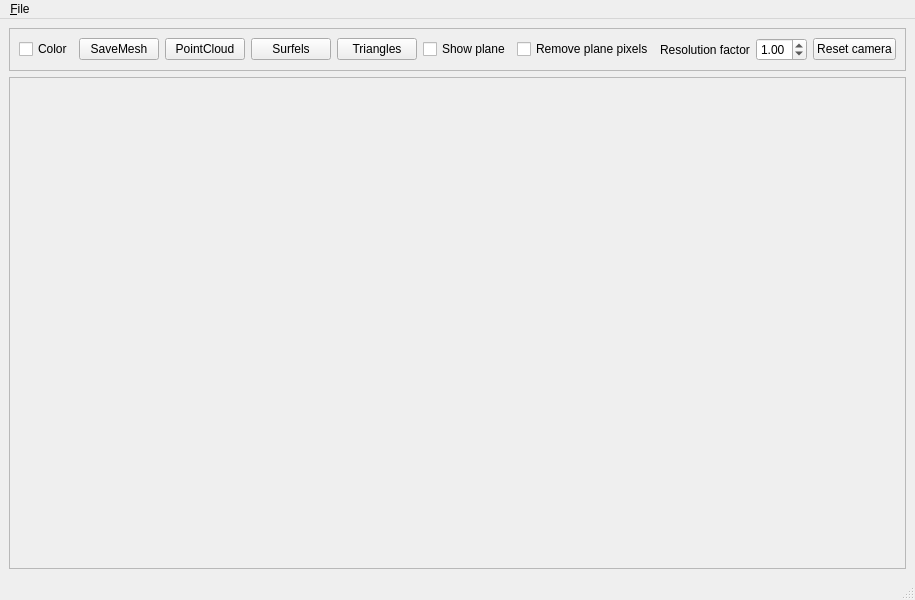
<?xml version="1.0" encoding="UTF-8"?>
<ui version="4.0">
 <class>View3DWindow</class>
 <widget class="QMainWindow" name="View3DWindow">
  <property name="geometry">
   <rect>
    <x>0</x>
    <y>0</y>
    <width>913</width>
    <height>600</height>
   </rect>
  </property>
  <property name="windowTitle">
   <string>3D View</string>
  </property>
  <widget class="QWidget" name="centralwidget">
   <layout class="QVBoxLayout" name="verticalLayout">
    <item>
     <widget class="QFrame" name="frame">
      <property name="sizePolicy">
       <sizepolicy hsizetype="Preferred" vsizetype="Fixed">
        <horstretch>0</horstretch>
        <verstretch>0</verstretch>
       </sizepolicy>
      </property>
      <property name="frameShape">
       <enum>QFrame::StyledPanel</enum>
      </property>
      <property name="frameShadow">
       <enum>QFrame::Raised</enum>
      </property>
      <layout class="QHBoxLayout" name="horizontalLayout">
       <item>
        <widget class="QCheckBox" name="colorMappingCheckBox">
         <property name="text">
          <string>Color</string>
         </property>
        </widget>
       </item>
       <item>
        <widget class="QPushButton" name="saveMeshPushButton">
         <property name="text">
          <string>SaveMesh</string>
         </property>
        </widget>
       </item>
       <item>
        <widget class="QPushButton" name="pointCloudPushButton">
         <property name="text">
          <string>PointCloud</string>
         </property>
        </widget>
       </item>
       <item>
        <widget class="QPushButton" name="surfelsPushButton">
         <property name="text">
          <string>Surfels</string>
         </property>
        </widget>
       </item>
       <item>
        <widget class="QPushButton" name="trianglePushButton">
         <property name="text">
          <string>Triangles</string>
         </property>
        </widget>
       </item>
       <item>
        <widget class="QCheckBox" name="showPlaneCheckBox">
         <property name="text">
          <string>Show plane</string>
         </property>
        </widget>
       </item>
       <item>
        <widget class="QCheckBox" name="removePlaneCheckBox">
         <property name="text">
          <string>Remove plane pixels</string>
         </property>
        </widget>
       </item>
       <item>
        <spacer name="horizontalSpacer">
         <property name="orientation">
          <enum>Qt::Horizontal</enum>
         </property>
         <property name="sizeHint" stdset="0">
          <size>
           <width>40</width>
           <height>20</height>
          </size>
         </property>
        </spacer>
       </item>
       <item>
        <widget class="QLabel" name="label">
         <property name="text">
          <string>Resolution factor</string>
         </property>
        </widget>
       </item>
       <item>
        <widget class="QDoubleSpinBox" name="resolutionFactorSpinBox">
         <property name="minimum">
          <double>0.100000000000000</double>
         </property>
         <property name="maximum">
          <double>4.000000000000000</double>
         </property>
         <property name="singleStep">
          <double>0.100000000000000</double>
         </property>
         <property name="value">
          <double>1.000000000000000</double>
         </property>
        </widget>
       </item>
       <item>
        <widget class="QPushButton" name="resetCamera">
         <property name="text">
          <string>Reset camera</string>
         </property>
        </widget>
       </item>
      </layout>
     </widget>
    </item>
    <item>
     <widget class="QFrame" name="frame_2">
      <property name="frameShape">
       <enum>QFrame::StyledPanel</enum>
      </property>
      <property name="frameShadow">
       <enum>QFrame::Raised</enum>
      </property>
      <layout class="QHBoxLayout" name="horizontalLayout_2">
       <item>
        <widget class="ntk::MeshViewer" name="mesh_view" native="true"/>
       </item>
      </layout>
     </widget>
    </item>
   </layout>
  </widget>
  <widget class="QMenuBar" name="menubar">
   <property name="geometry">
    <rect>
     <x>0</x>
     <y>0</y>
     <width>913</width>
     <height>21</height>
    </rect>
   </property>
   <widget class="QMenu" name="menu_File">
    <property name="title">
     <string>&amp;File</string>
    </property>
   </widget>
   <addaction name="menu_File"/>
  </widget>
  <widget class="QStatusBar" name="statusbar"/>
 </widget>
 <customwidgets>
  <customwidget>
   <class>ntk::MeshViewer</class>
   <extends>QWidget</extends>
   <header location="global">ntk/mesh/mesh_viewer.h</header>
   <container>1</container>
  </customwidget>
 </customwidgets>
 <resources/>
 <connections/>
</ui>
